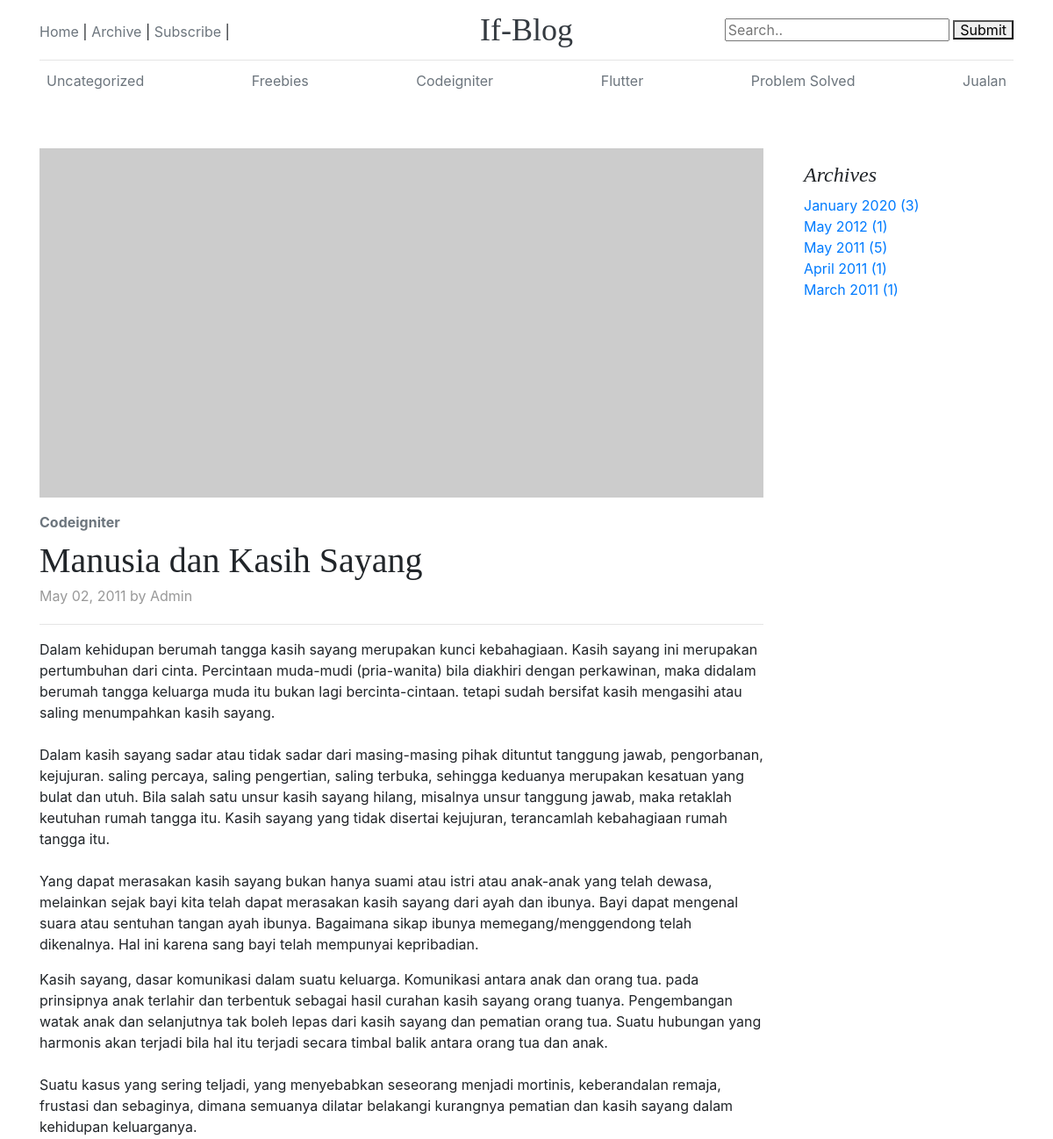
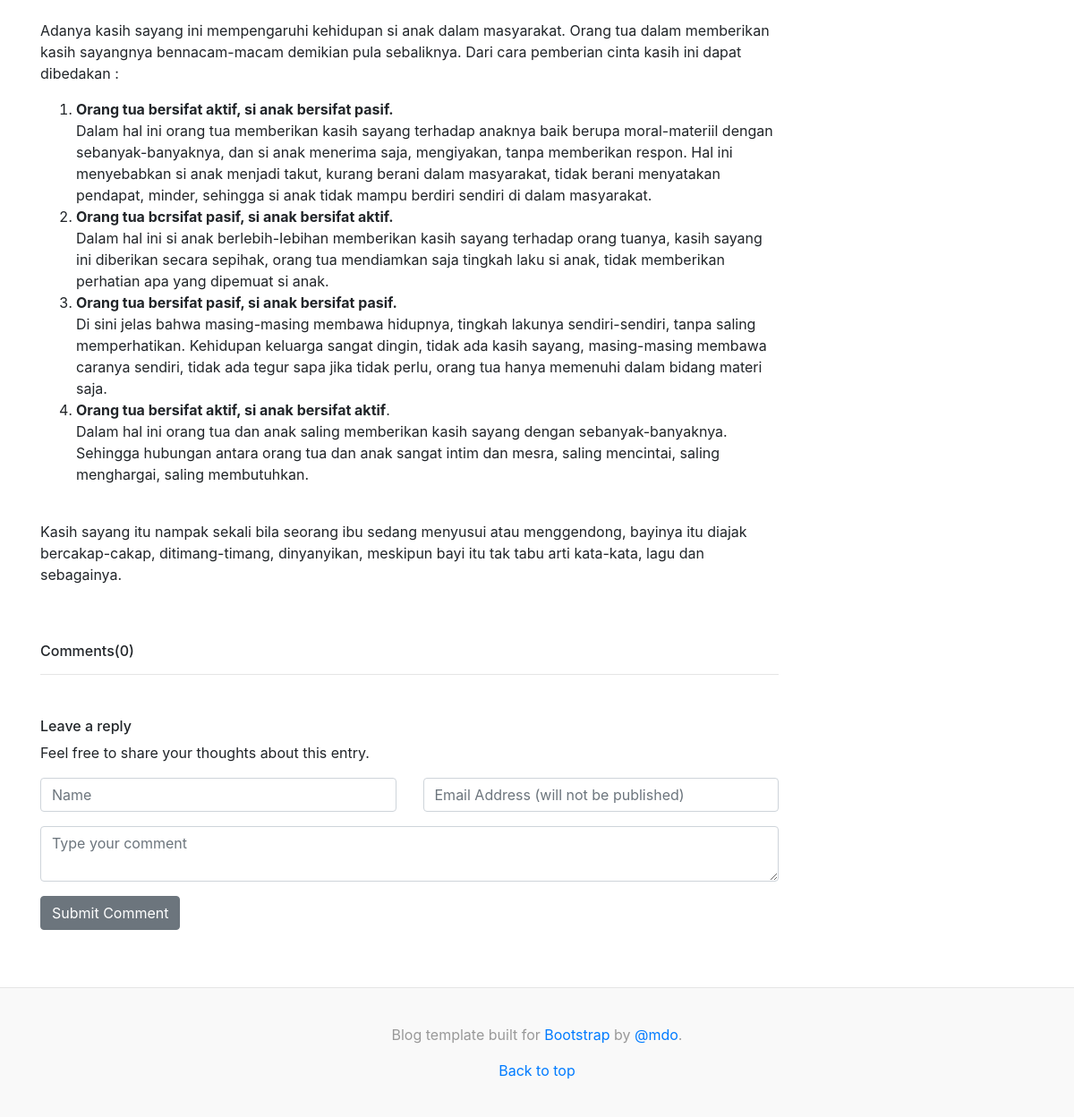
Screenshot of /2011/05/02/manusia-dan-kasih-sayang with the database file from the repository (2 pictures, top to bottom).
### tables this page shows
CREATE TABLE `if_navigation`  (
  `id` int(11) NOT NULL AUTO_INCREMENT,
  `parent_id` int(11) NULL DEFAULT 0,
  `title` varchar(50) NULL DEFAULT NULL,
  `description` varchar(255) NULL DEFAULT NULL,
  `url` varchar(255) NULL DEFAULT NULL,
  `external` enum('0','1') NOT NULL DEFAULT '0',
  `id_groups` int(11) NULL DEFAULT 0,
  `order` int(5) NULL DEFAULT 0,
  PRIMARY KEY (`id`) USING BTREE
);

CREATE TABLE `if_categories`  (
  `id` int(11) NOT NULL AUTO_INCREMENT,
  `name` varchar(60) NULL DEFAULT NULL,
  `url_name` varchar(200) NULL DEFAULT NULL,
  `description` varchar(200) NULL DEFAULT NULL,
  PRIMARY KEY (`id`) USING BTREE
);

CREATE TABLE `if_posts`  (
  `id` int(11) NOT NULL AUTO_INCREMENT,
  `author` int(11) NOT NULL DEFAULT 0,
  `date_posted` datetime(0) NOT NULL DEFAULT CURRENT_TIMESTAMP,
  `meta_key` text NOT NULL,
  `meta_desc` text NOT NULL,
  `title` varchar(200) NOT NULL,
  `id_cat` int(11) NOT NULL DEFAULT 0,
  `content_id` int(11) NOT NULL DEFAULT 0,
  `url_title` varchar(200) NOT NULL,
  `head_article` text NOT NULL,
  `main_article` longtext NOT NULL,
  `image_header` varchar(255) NULL DEFAULT NULL,
  `allow_comments` enum('0','1') NOT NULL DEFAULT '1',
  `sticky` int(1) NOT NULL DEFAULT 0,
  `featured` int(1) NOT NULL DEFAULT 0,
  `status` enum('draft','published') NOT NULL DEFAULT 'published',
  `hit` int(11) NOT NULL DEFAULT 0,
  `create_at` datetime(0) NULL DEFAULT NULL,
  `update_at` datetime(0) NULL DEFAULT NULL,
  PRIMARY KEY (`id`, `allow_comments`) USING BTREE
);

CREATE TABLE `if_users`  (
  `id` int(11) UNSIGNED NOT NULL AUTO_INCREMENT,
  `ip_address` varchar(45) NOT NULL,
  `username` varchar(100) NULL DEFAULT NULL,
  `password` varchar(255) NOT NULL,
  `email` varchar(254) NOT NULL,
  `activation_selector` varchar(255) NULL DEFAULT NULL,
  `activation_code` varchar(255) NULL DEFAULT NULL,
  `forgotten_password_selector` varchar(255) NULL DEFAULT NULL,
  `forgotten_password_code` varchar(255) NULL DEFAULT NULL,
  `forgotten_password_time` int(11) UNSIGNED NULL DEFAULT NULL,
  `remember_selector` varchar(255) NULL DEFAULT NULL,
  `remember_code` varchar(255) NULL DEFAULT NULL,
  `created_on` int(11) UNSIGNED NOT NULL,
  `last_login` int(11) UNSIGNED NULL DEFAULT NULL,
  `active` tinyint(1) UNSIGNED NULL DEFAULT NULL,
  `first_name` varchar(50) NULL DEFAULT NULL,
  `last_name` varchar(50) NULL DEFAULT NULL,
  `company` varchar(100) NULL DEFAULT NULL,
  `phone` varchar(20) NULL DEFAULT NULL,
  PRIMARY KEY (`id`) USING BTREE,
  UNIQUE INDEX `uc_email`(`email`) USING BTREE,
  UNIQUE INDEX `uc_activation_selector`(`activation_selector`) USING BTREE,
  UNIQUE INDEX `uc_forgotten_password_selector`(`forgotten_password_selector`) USING BTREE,
  UNIQUE INDEX `uc_remember_selector`(`remember_selector`) USING BTREE
);

### application/core/MY_Loader.php (called while the page is built, shortened)
<?php
class MY_Loader extends CI_Loader {
	function section($area, $view, $data=array()){
		$content = $this->view($view, $data, true);
		$checksum = md5( $view . serialize($data) );
		return $checksum;
	}
}

### application/core/MY_Controller.php (called while the page is built, shortened)
<?php if ( ! defined('BASEPATH')) exit('No direct script access allowed');
class MY_Controller extends CI_Controller {
	public $_template;
	public $_settings;
	public function __construct() {
		$lib_array = array('user_agent','cmscore_library');
		$this->load->library($lib_array);
		$this->_settings = $this->cmscore_library->settings;
		$this->_template['themes'] = $this->cmscore_library->getActiveTemplate();
	}
	public function load_template($page_name, $data = NULL, $section=NULL)
	{
		$data['page'] = $page_name;
		if ($this->_settings['recognize_user_agent'] == 1)
		{
			if ($this->agent->is_mobile())
			{
				$this->load->view('mobile/layout/container', $data);
			}
			else
			{
				if($section != NULL && is_array($section))
				{
					foreach($section as $key => $value):
						if(is_array($value)){
							$this->load->section($key, $value['path'], $value['data']);
						} else {
							$this->load->section($key, $value);
						}
					endforeach;
				}
				$this->load->view('themes/' . $this->_template['themes'] . '/layout/'.$page_name, $data);
			}
		}
	}
}

### application/controllers/Post.php (called while the page is built, shortened)
<?php
class Post extends MY_Controller
{
	public function date($year = NULL, $month = NULL, $day = NULL, $url_title = NULL)
	{
		if ($data['post'] = $this->blog->get_post_by_url($year, $month, $day, $url_title))
		{
			$data['post']['url'] = post_url($data['post']['url_title'], $data['post']['date_posted']);
			$data['post']['display_name'] = $this->users->get_user_display_name($data['post']['author']);
			$data['comments'] = $this->comments->get_comments($data['post']['id']);
			$this->_template['page']	= 'post/single_post';
		}
		else
		{
			show_404();
		}
		$load_section = array(
			'menu' => 'themes/'.$this->_template['themes'].'/section/menu',
			'footer' => 'themes/'.$this->_template['themes'].'/section/footer',
		);
		$this->load_template($this->_template['page'], $data, $load_section);
	}
}

### index.php (called while the page is built, shortened)
<?php
require_once BASEPATH.'core/CodeIgniter.php';

### application/libraries/Navigation_library.php (called while the page is built)
<?php if (!defined('BASEPATH')) exit('No direct script access allowed');
class Navigation_library
{
	protected $_table;
	public function __construct()
	{
		if (!isset($this->CI))
		{
			$this->CI =& get_instance();
		}
		$this->_table = $this->CI->config->item('database_tables');
	}
	public function get_navigation()
	{
		$this->CI->db->select('title, description, url, external, order');
		$this->CI->db->order_by('order', 'ASC');
		$query = $this->CI->db->get($this->_table['navigation']);
		if ($query->num_rows() > 0)
		{
			return $query->result_array();
		}
	}
}

### application/libraries/Categories_library.php (called while the page is built)
<?php if (!defined('BASEPATH')) exit('No direct script access allowed');
class Categories_library
{
	protected $_table;
	public function __construct()
	{
		if (!isset($this->CI))
		{
			$this->CI =& get_instance();
		}
		$this->_table = $this->CI->config->item('database_tables');
	}
	public function get_categories()
	{
		$this->CI->db->select('id, name, url_name');
		$this->CI->db->from($this->_table['categories'] . ' categories');
		$this->CI->db->select('(SELECT COUNT(' . $this->CI->db->dbprefix . 'posts_to_categories.id) FROM ' . $this->CI->db->dbprefix . 'posts_to_categories WHERE ' . $this->CI->db->dbprefix . 'posts_to_categories.category_id = categories.id) AS posts_count', FALSE);
		$this->CI->db->order_by('id', 'ASC');
		$query = $this->CI->db->get();
		if ($query->num_rows() > 0)
		{
			return $query->result_array();
		}
	}
}

### application/helpers/MY_url_helper.php (called while the page is built, shortened)
<?php if (!defined('BASEPATH')) exit('No direct script access allowed');
function archive_url($url)
{
	return site_url('archive/' . $url);
}
function category_url($url_name)
{
	return site_url('category/' . $url_name);
}

### application/models/Categories_model.php (called while the page is built, shortened)
<?php
class Categories_model extends CI_Model
{
	protected $_table;
	public function __construct()
	{
		$this->_table = $this->config->item('database_tables');
	}
	public function get_categories_by_ids($category_ids)
	{
		$this->db->select('id, name, url_name, description');
		$this->db->where_in('id', $category_ids);
		$query = $this->db->get($this->_table['categories']);
		if ($query->num_rows() > 0)
		{
			return $query->row_array();
		}
	}
}

### application/models/Post_model.php (called while the page is built, shortened)
<?php
class Post_model extends CI_Model
{
	protected $_table;
	public function __construct()
	{
		$this->_table = $this->config->item('database_tables');
	}
	public function get_post_by_url($year, $month, $day, $url_title)
	{
		$date = $year . '-' . $month . '-' . $day;
		$this->db->select('posts.id, posts.author, posts.date_posted, posts.title, posts.url_title, posts.head_article, posts.main_article, posts.id_cat, posts.allow_comments, posts.sticky, posts.status, posts.author, users.first_name');
		$this->db->from($this->_table['posts'] . ' posts');
		$this->db->join($this->_table['users'] . ' users', 'posts.author = users.id');
		$this->db->where('posts.status', 'published');
		$this->db->where('posts.url_title', $url_title);
		$this->db->where('posts.date_posted', $date);
		$this->db->limit(1);
		$query = $this->db->get();
		if ($query->num_rows() == 1)
		{
			$result = $query->row_array();
			$result['categories'] = $this->categories->get_categories_by_ids($result['id_cat']);
			$result['comment_count'] = $this->db->where('post_id', $result['id'])->from($this->_table['comments'])->count_all_results();
			return $result;
		}
	}
}

### application/models/Comments_model.php (called while the page is built, shortened)
<?php
class Comments_model extends CI_Model
{
	protected $_table;
	public function __construct()
	{
		$this->_table = $this->config->item('database_tables');
	}
	public function get_comments($modded = 0)
	{
		$comments = $this->db
						->select('comments.*, posts.title as post_title')
						->where('comments.modded', $modded)
						->join($this->_table['posts'], "posts.id = comments.post_id")
						->get($this->_table['comments'])
						->result_array();
		return $comments;
	}
}

### application/libraries/Archive_library.php (called while the page is built, shortened)
<?php if (!defined('BASEPATH')) exit('No direct script access allowed');
class Archive_library
{
	public function __construct()
	{
		if (!isset($this->CI))
		{
			$this->CI =& get_instance();
		}
	}
	public function get_archive()
	{
		$this->CI->db->select('COUNT(' . $this->CI->db->dbprefix . 'posts.id) AS posts_count, SUBSTRING(' . $this->CI->db->dbprefix . 'posts.date_posted, 1,7) AS archive_date FROM ' . $this->CI->db->dbprefix . 'posts WHERE ' . $this->CI->db->dbprefix . 'posts.status = \'published\' GROUP BY archive_date', FALSE);
		$this->CI->db->order_by('archive_date', 'DESC');
		$this->CI->db->limit($this->CI->cmscore_library->settings['months_per_archive']);
		$query = $this->CI->db->get();
		if ($query->num_rows() > 0)
		{
			$result = $query->result_array();
			foreach ($result as $key => $row)
			{
				$result[$key]['url']  = date('Y', strtotime($row['archive_date'])) . '/' . date('m', strtotime($row['archive_date'])) . '/';
				$result[$key]['date_posted']  = strftime('%B %Y', strtotime($row['archive_date']));
			}
			return $result;
		}
	}
}

### application/views/themes/default/section/menu.php (the view)
<header class="blog-header py-3">
    <div class="row flex-nowrap justify-content-between align-items-center">
        <div class="col-4 pt-1">
        <?php if (($navigation = $this->navigation_library->get_navigation())): ?>
            <?php foreach ($navigation as $navigation_item): ?>
                <a class="text-muted" href="<?php echo ($navigation_item['external'] == 0) ? site_url($navigation_item['url']) : $navigation_item['url']; ?>" title="<?php echo $navigation_item['description']; ?>"><?php echo $navigation_item['title']; ?></a> |
            <?php endforeach; ?>
        <?php endif; ?>
        </div>
        <div class="col-4 text-center">
        <a class="blog-header-logo text-dark" href="<?=site_url()?>"><?=$this->_settings['site_title']?></a>
        </div>
        <div class="col-4 d-flex justify-content-end align-items-center">
        <form action="<?=site_url('search')?>" method="post">
            <input type="text" placeholder="Search.." name="term">
            <button type="submit">Submit</button>
        </form>
        </div>
    </div>
</header>
<div class="nav-scroller py-1 mb-2">
    <nav class="nav d-flex justify-content-between">
        <?php if(($categories = $this->categories_library->get_categories())); ?>
        <?php foreach($categories as $cat_item): ?>
        <a class="p-2 text-muted" href="<?=category_url($cat_item['url_name'])?>"><?=$cat_item['name']?></a>
        <?php endforeach; ?>
    </nav>
</div>

### application/views/themes/default/layout/post/single_post.php (shortened to what this page needs)
<main role="main" class="container">
    <div class="row pt-5">
        <div class="col-md-9 blog-main">
            <div class="blog-post">
                <img src="https://via.placeholder.com/830x400" class="img-fluid" />
                <strong class="d-inline-block mb-2 mt-3 text-secondary"><?php echo $post['categories']['name']; ?></strong>
                <h2 class="blog-post-title"><?=$post['title']?></h2>
                <p class="blog-post-meta"><?=strftime('%B %d, %Y', strtotime($post['date_posted'])); ?>
                    <?php echo lang('by'); ?> <?php echo $post['display_name']; ?></p>
                <hr>
                <?=$post['main_article']; ?>
            </div>
            <?php if($post['allow_comments']){ ?>
            <div class="post-comments">
                <header>
                    <h3 class="h6"><?=lang('comments')?><span class="no-of-comments"><?php echo '('.count($comments).')'; ?></span></h3>
                </header>
                <hr>
            </div>
            <div class="add-comment mt-5 mb-5">
                <header>
                    <h3 class="h6"><?=lang('leave_reply')?></h3>
                    <p><?=lang('leave_reply_description')?></p>
                </header>
                <form action="#" class="commenting-form">
                    <div class="row">
                        <div class="form-group col-md-6">
                            <input type="text" name="username" id="username" placeholder="Name" class="form-control">
                        </div>
                        <div class="form-group col-md-6">
                            <input type="email" name="username" id="useremail"
                                placeholder="Email Address (will not be published)" class="form-control">
                        </div>
                        <div class="form-group col-md-12">
                            <textarea name="usercomment" id="usercomment" placeholder="Type your comment"
                                class="form-control"></textarea>
                        </div>
                        <div class="form-group col-md-12">
                            <button type="submit" class="btn btn-secondary">Submit Comment</button>
                        </div>
                    </div>
                </form>
            </div>
            <?php } else { ?>
            <div class="alert alert-danger">
                <?=lang('comments_disabled')?>
            </div>
            <?php } ?>
        </div>
        <aside class="col-md-3 blog-sidebar">
            <div class="p-3">
                <h4 class="font-italic">Archives</h4>
                <ol class="list-unstyled mb-0">
                    <?php if (($archive = $this->archive_library->get_archive())): ?>
                        <?php foreach ($archive as $archive_item): ?>
                            <li><a href="<?php echo archive_url($archive_item['url']); ?>"><?php echo $archive_item['date_posted']; ?> (<?php echo $archive_item['posts_count']; ?>)</a></li>
                        <?php endforeach; ?>
                    <?php endif; ?>
                </ol>
            </div>
        </aside>
    </div>
</main>

### assets/themes/default/blog.css (style rules this page uses)
.blog-header { line-height: 1; border-bottom: 1px solid #e5e5e5; }
.blog-header-logo { font-family: "Playfair Display", Georgia, "Times New Roman", serif; font-size: 2.25rem; }
h1, h2, h3, h4, h5, h6 { font-family: "Playfair Display", Georgia, "Times New Roman", serif; }
.nav-scroller { position: relative; z-index: 2; height: 2.75rem; overflow-y: hidden; }
.nav-scroller .nav { display: -ms-flexbox; display: flex; -ms-flex-wrap: nowrap; flex-wrap: nowrap; padding-bottom: 1rem; margin-top: -1px; overflow-x: auto; text-align: center; white-space: nowrap; -webkit-overflow-scrolling: touch; }
.blog-post { margin-bottom: 4rem; }
.blog-post-title { margin-bottom: .25rem; font-size: 2.5rem; }
.blog-post-meta { margin-bottom: 1.25rem; color: #999; }

### rows the page displays
if_navigation: title "Home"
if_navigation: title "Archive"
if_navigation: title "Subscribe"
if_categories: name "Uncategorized"
if_categories: name "Freebies"
if_categories: name "Codeigniter"
if_categories: name "Flutter"
if_categories: name "Problem Solved"
if_categories: name "Jualan"
if_posts: title "Manusia dan Kasih Sayang", date_posted "May 02, 2011", if_users.first_name "Admin", main_article "Dalam kehidupan berumah tangga kasih sayang merupakan kunci kebahagiaan. Kasih sayang ini merupakan pertumbuhan dari cinta. Percintaan muda-mudi (pria-wanita) bila diakhiri dengan perkawinan, maka didalam berumah tangga keluarga muda itu bukan lagi bercinta-cintaan. tetapi sudah bersifat kasih mengasihi atau saling menumpahkan kasih sayang. Dalam kasih sayang sadar atau tidak sadar dari masing-masing pihak dituntut tanggung jawab, pengorbanan, kejujuran. saling percaya, saling pengertian, saling terbuka, sehingga keduanya merupakan kesatuan yang bulat dan utuh. Bila salah satu unsur kasih sayang hilang, misalnya unsur tanggung jawab, maka retaklah keutuhan rumah tangga itu. Kasih sayang…"

### other values shown
$this->_settings['site_title'] "If-Blog"
lang('by') "by"
lang('comments') "Comments"
count($comments) "0"
lang('leave_reply') "Leave a reply"
lang('leave_reply_description') "Feel free to share your thoughts about this entry."
$archive_item['date_posted'] "January 2020"
$archive_item['posts_count'] "3"
$archive_item['date_posted'] "May 2012"
$archive_item['posts_count'] "1"
$archive_item['date_posted'] "May 2011"
$archive_item['posts_count'] "5"
$archive_item['date_posted'] "April 2011"
$archive_item['date_posted'] "March 2011"
